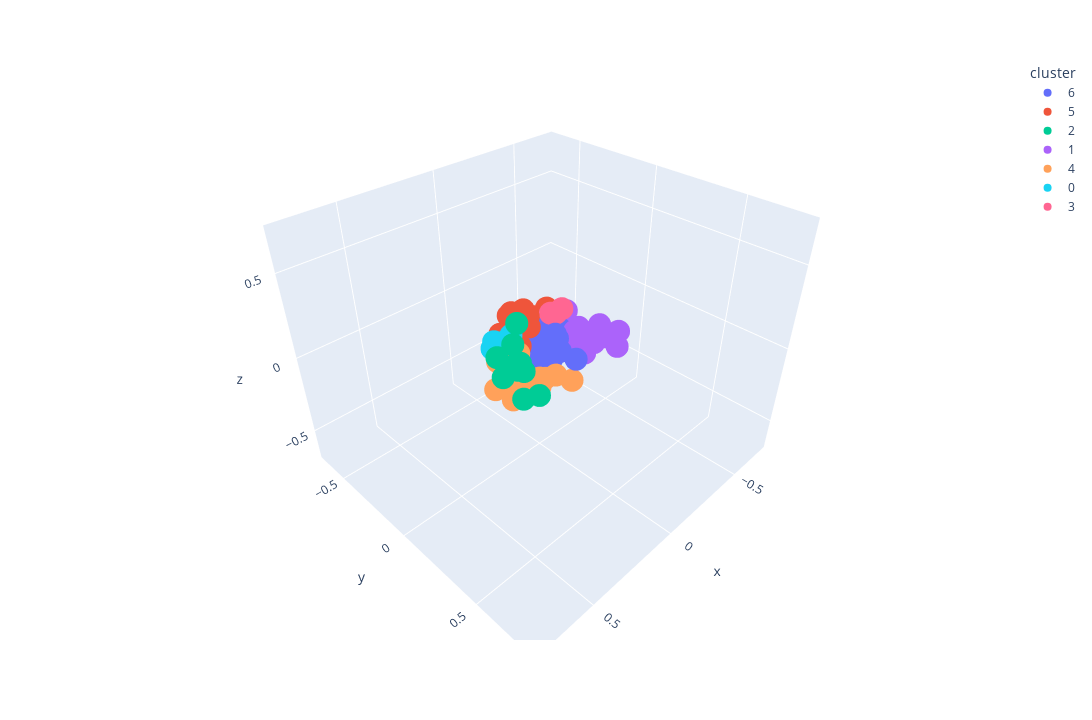

The cell this chart's notebook holds for it:
### Markdown cell above
### Visualizing Combination: Description + Tags

### Code cell
visualize_pca(model, sample_df, "tokenize_desc_tag", 7)

### Figure 1 — Plotly figure (JSON) as saved in the notebook; plotly's stock layout.template omitted (floating-point values rounded to 4 significant figures)
{"data": [{"hovertemplate": "<b>%{hovertext}</b>", "hovertext": ["Baldur's Gate 3", "Cyberpunk 2077", "Rust", "Grand Theft Auto V", "DAVE THE DIVER", "ELDEN RING", "Red Dead Redemption 2", "Project Zomboid", "Raft", "Starfield", "Wayfinder", "Sea of Thieves 2023 Edition", "Metro Exodus", "Path of Exile", "Call of Duty®: Black Ops III", "Terraria", "Stellaris", "Deep Rock Galactic", "Dead Cells", "ARK: Survival Evolved", "Vampire Survivors", "Shadow Gambit: The Cursed Crew", "theHunter: Call of the Wild™", "DayZ", "Darkest Dungeon® II", "The Elder Scrolls V: Skyrim Special Edition", "It Takes Two", "Contraband Police", "Don't Starve Together", "The Binding of Isaac: Rebirth", "New World", "Valheim", "BlazBlue Entropy Effect"], "legendgroup": "6", "marker": {"color": "#636efa", "symbol": "circle"}, "mode": "markers", "name": "6", "scene": "scene", "showlegend": true, "type": "scatter3d", "x": [-0.1028, -0.07893, -0.005367, -0.01526, -0.0743, -0.0292, -0.1447, -0.1082, 0.03735, -0.1089, -0.08699, -0.007968, -0.01949, -0.09291, -0.08253, -0.02713, 0.01405, -0.1238, -0.1933, -0.01027, -0.1625, -0.09669, -0.02982, -0.08435, -0.07809, -0.06236, -0.01524, 0.01807, 0.04989, -0.1577, 0.007181, -0.06125, -0.1225], "y": [-0.04196, 0.03755, 0.02522, 0.08711, 0.02101, -0.127, -0.008968, -0.03646, -0.0405, -0.044, -0.04807, -0.08715, 0.01867, -0.07868, -0.02969, -0.06238, -0.0725, -0.06425, -0.07949, -0.04642, 0.02183, -0.01572, 0.02126, 0.01471, 0.1602, -0.0392, -0.06097, 0.1538, -0.02805, 0.02861, -0.04126, 0.005717, -0.08109], "z": [-0.09766, 0.02046, -0.0316, 0.1115, -0.07387, -0.118, 0.02072, 0.002833, -0.02355, -0.04109, -0.04114, -0.06795, -0.003181, -0.05417, 0.06084, -0.09807, -0.06631, -0.0263, -0.01462, -0.1066, -0.01151, -0.1517, 0.02141, 0.01293, -0.04396, -0.08736, 0.01904, 0.06071, -0.1061, -0.04725, -0.09357, -0.1692, 0.01242]}, {"hovertemplate": "<b>%{hovertext}</b>", "hovertext": ["Counter-Strike: Global Offensive", "Apex Legends™", "Call of Duty®", "PUBG: BATTLEGROUNDS", "NARAKA: BLADEPOINT", "Tom Clancy's Rainbow Six® Siege", "Team Fortress 2", "Dota 2", "Warframe", "BattleBit Remastered", "Street Fighter™ 6", "Destiny 2", "ARMORED CORE™ VI FIRES OF RUBICON™", "World of Tanks Blitz", "Ratchet & Clank: Rift Apart", "Eternal Return", "Brawlhalla", "DRAGON BALL Z: KAKAROT", "Garry's Mod"], "legendgroup": "5", "marker": {"color": "#EF553B", "symbol": "circle"}, "mode": "markers", "name": "5", "scene": "scene", "showlegend": true, "type": "scatter3d", "x": [0.04169, -0.02663, 0.1128, 0.09597, -0.1119, -0.01808, 0.0629, -0.0815, -0.07749, -0.003741, 0.006698, 0.05552, -0.003454, 0.1136, -0.1756, 0.0351, -0.01408, -0.02165, 0.02359], "y": [-0.1633, -0.1347, -0.07627, -0.1629, -0.133, -0.1271, -0.06657, -0.1399, -0.1124, -0.07776, -0.1495, -0.07039, -0.07118, -0.1031, -0.1354, -0.09438, -0.2091, -0.174, -0.1106], "z": [0.1264, 0.07466, 0.04595, 0.03858, 0.05309, 0.1508, -0.01396, 0.06877, 0.0536, 0.141, 0.1264, -0.01087, 0.07903, 0.07129, 0.07582, -0.003441, 0.09348, 0.07654, 0.1319]}, {"hovertemplate": "<b>%{hovertext}</b>", "hovertext": ["Forza Horizon 5", "War Thunder", "Forza Horizon 4", "Euro Truck Simulator 2", "American Truck Simulator", "Cities: Skylines", "Microsoft Flight Simulator 40th Anniversary Edition", "F1® 23", "BeamNG.drive", "Planet Zoo"], "legendgroup": "2", "marker": {"color": "#00cc96", "symbol": "circle"}, "mode": "markers", "name": "2", "scene": "scene", "showlegend": true, "type": "scatter3d", "x": [0.1966, 0.2838, 0.2379, 0.2759, 0.3204, 0.2284, 0.3069, 0.1585, 0.2849, 0.2517], "y": [0.04247, 0.03897, 0.09994, 0.2008, 0.3393, 0.1078, 0.1026, 0.02823, 0.1893, 0.1675], "z": [0.1436, 0.1152, 0.07522, 0.1227, 0.0962, 0.04419, 0.04515, 0.2417, 0.1701, -0.08546]}, {"hovertemplate": "<b>%{hovertext}</b>", "hovertext": ["Remnant II", "Dead by Daylight", "Phasmophobia", "Sons Of The Forest", "The Texas Chain Saw Massacre", "Fallout 76", "SCP: 5K", "The Outlast Trials", "Escape the Backrooms", "Six Days in Fallujah", "Resident Evil 4", "Dying Light", "Marvel’s Spider-Man Remastered"], "legendgroup": "1", "marker": {"color": "#ab63fa", "symbol": "circle"}, "mode": "markers", "name": "1", "scene": "scene", "showlegend": true, "type": "scatter3d", "x": [-0.148, -0.2582, -0.249, -0.123, -0.2655, -0.2002, -0.2246, -0.2454, -0.2391, -0.1054, -0.1674, -0.1866, -0.2032], "y": [0.09382, 0.1348, 0.2561, 0.1706, 0.2449, 0.09203, 0.123, 0.1749, 0.08951, 0.1434, 0.1848, 0.04457, -0.02984], "z": [-0.0002348, 0.06221, -0.00729, -0.02433, 0.07419, 0.003066, 0.02863, 0.01216, -0.03739, 0.1343, 0.0246, 0.0133, 0.09762]}, {"hovertemplate": "<b>%{hovertext}</b>", "hovertext": ["FINAL FANTASY XIV Online", "The Elder Scrolls® Online", "Hearts of Iron IV", "Yu-Gi-Oh! Master Duel", "Total War: WARHAMMER III", "World of Warships", "The Sims™ 4", "Hogwarts Legacy", "Farming Simulator 22", "Mount & Blade II: Bannerlord", "Stardew Valley", "Sengoku Dynasty", "RimWorld", "Crusader Kings III", "Graveyard Keeper", "Sid Meier’s Civilization® VI", "BOOK OF HOURS", "Guild Wars 2"], "legendgroup": "4", "marker": {"color": "#FFA15A", "symbol": "circle"}, "mode": "markers", "name": "4", "scene": "scene", "showlegend": true, "type": "scatter3d", "x": [0.1232, 0.05509, 0.1974, 0.133, -0.03609, 0.106, 0.1285, -0.03981, 0.2468, 0.2246, 0.06297, 0.1259, 0.09759, 0.1349, 0.07888, 0.1164, -0.05119, 0.0646], "y": [-0.01638, -0.08276, -0.06452, -0.1053, 0.1778, -0.024, 0.0895, -0.06964, 0.09339, -0.05419, 0.104, -0.03547, 0.1041, 0.03834, 0.08635, -0.07546, 0.05737, -0.1077], "z": [-0.1646, -0.1297, -0.02341, -0.1271, -0.1464, -0.002939, -0.1268, -0.1475, -0.1425, -0.1846, -0.1147, -0.204, -0.09117, -0.1556, -0.1716, -0.09232, -0.1951, -0.06244]}, {"hovertemplate": "<b>%{hovertext}</b>", "hovertext": ["EA SPORTS™ FIFA 23", "Football Manager 2023", "Madden NFL 24", "EA SPORTS FC™ 24"], "legendgroup": "0", "marker": {"color": "#19d3f3", "symbol": "circle"}, "mode": "markers", "name": "0", "scene": "scene", "showlegend": true, "type": "scatter3d", "x": [0.2012, 0.1967, 0.1282, 0.1018], "y": [-0.09432, -0.08614, -0.07782, -0.07858], "z": [0.04539, 0.09044, 0.06384, 0.08145]}, {"hovertemplate": "<b>%{hovertext}</b>", "hovertext": ["PAYDAY 2", "Hunt: Showdown", "Ready or Not"], "legendgroup": "3", "marker": {"color": "#FF6692", "symbol": "circle"}, "mode": "markers", "name": "3", "scene": "scene", "showlegend": true, "type": "scatter3d", "x": [-0.112, -0.1214, -0.05082], "y": [-0.04303, -0.01578, 0.09048], "z": [0.1227, 0.1326, 0.2494]}], "layout": {"height": 720, "legend": {"title": {"text": "cluster"}, "tracegroupgap": 0}, "margin": {"t": 60}, "scene": {"domain": {"x": [0, 1], "y": [0, 1]}, "xaxis": {"range": [-0.7655, 0.8204], "title": {"text": "x"}}, "yaxis": {"range": [-0.7091, 0.8393], "title": {"text": "y"}}, "zaxis": {"range": [-0.704, 0.7494], "title": {"text": "z"}}}, "width": 1280}}
